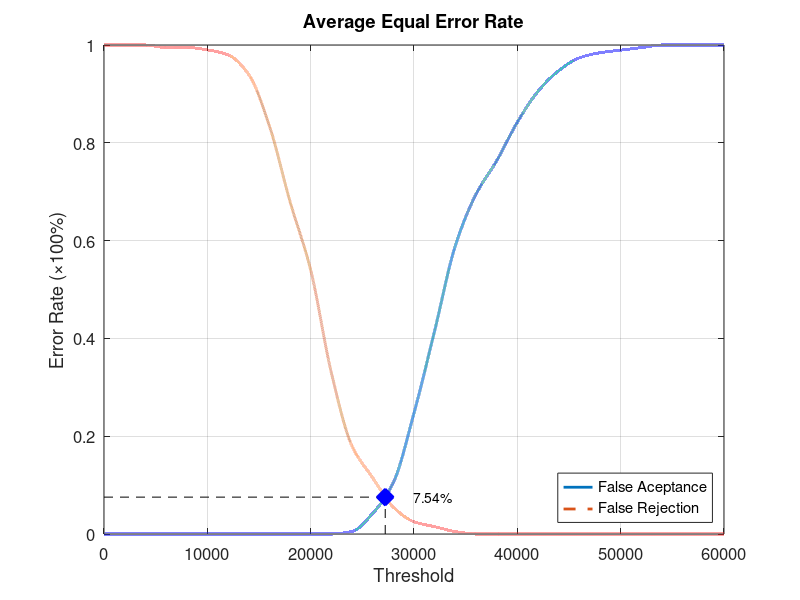
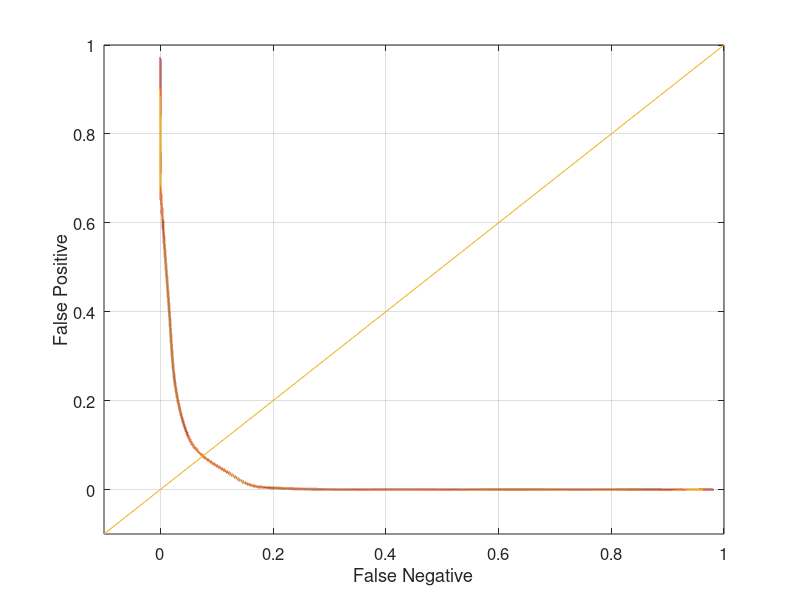

Write the MATLAB code that produced these figures, in order.
function yEER = Database5_3
close all;
clear;
clc;
x = 0:2000:60000;
xq = 0:0.5:60000;

y0 = [0 0 0 0 0 0 0 0 0 0 0 0 0.00526316 0.0421053 0.105263 0.247368 0.415789 0.589474 0.694737 0.763158 0.842105 0.905263 0.947368 0.973684 0.984211 0.989474 0.994737 1 1 1 1];
yy0 = interp1(x, y0, xq, 'pchip');
y1 = [1 1 1 0.995 0.995 0.99 0.98 0.94 0.835 0.68 0.54 0.33 0.18 0.115 0.055 0.025 0.015 0.005 0 0 0 0 0 0 0 0 0 0 0 0 0];
yy1 = interp1(x, y1, xq, 'pchip');

% Calculating EER: 
y2 = abs(y0 - y1);
find(y2 == min(y2))
yy2 = abs(yy0 - yy1);
xEER = find(yy2 == min(yy2));
xEERIndex = xq(xEER) % X-axis EER
yEER = yy0(xEER) % Y-axis EER

main = figure
plot(xq, yy0,'-','LineWidth', 2);	hold on
plot(xq, yy1,'--','LineWidth', 2);	hold on
plot([xEERIndex xEERIndex], [0 yEER], 'k--');	hold on
plot([0 xEERIndex], [yEER yEER], 'k--');	hold on
plot(xEERIndex, yEER, 'bx', 'LineWidth', 10);	hold on
text(xEERIndex + 10 * xEERIndex / 100, yEER, [num2str(round((10000 * yEER)) / 100) '%'])
legend('False Aceptance', 'False Rejection', 'Location', 'SouthEast')
xlabel('Threshold')
ylabel('Error Rate (\times100%)')
title('Average Equal Error Rate')
set(gca, 'FontSize', 12)
axis([0 60000 0 1])
grid on

print(main, 'Database5_3Main', '-dpng');
FNRxFPR = figure('Color', [1 1 1]);
plot(yy1, yy0, '-', yy1, yy0, 'LineWidth', 2);
hold on
y = -0.1:0.1:1
plot(y, y); 
set(gca, 'FontSize', 12)
xlabel('False Negative')
ylabel('False Positive')
axis([-0.1 1 -0.1 1])
set(gca, 'FontSize', 12)
grid on

print(FNRxFPR, 'Database5_3FNRxFPR','-dpng');
end
